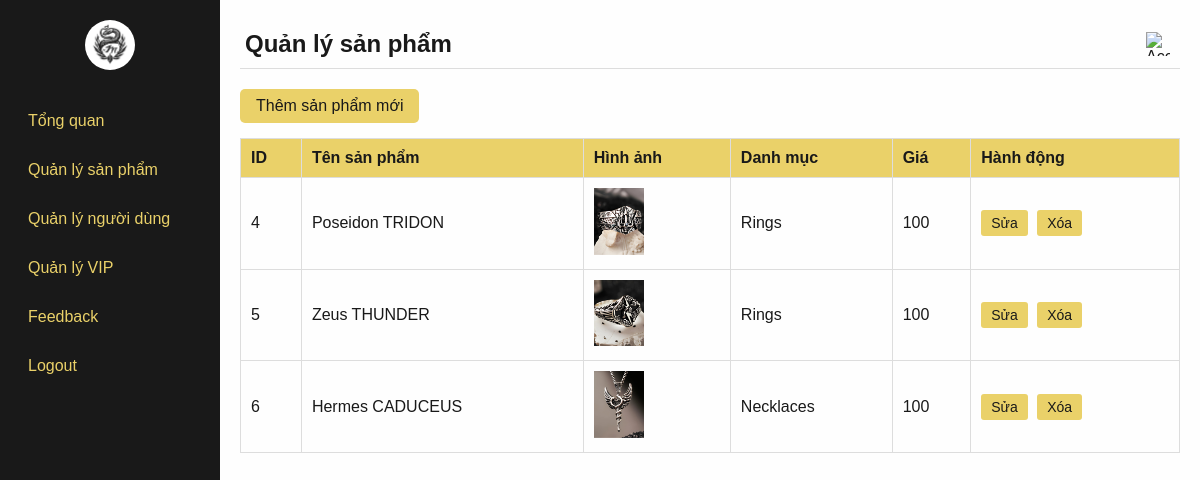
Screenshot of /admin/index.php?act=sanphamlist (signed in) with the database file from the repository.
### tables this page shows
CREATE TABLE `products` (
  `id` int(11) NOT NULL,
  `name` varchar(255) NOT NULL,
  `description` text DEFAULT NULL,
  `price` decimal(10,0) NOT NULL,
  `image` varchar(255) DEFAULT NULL,
  `category_id` int(11) DEFAULT NULL,
  `material` varchar(255) DEFAULT NULL,
  `style` varchar(20) NOT NULL,
  `created_at` timestamp NOT NULL DEFAULT current_timestamp(),
  `updated_at` timestamp NOT NULL DEFAULT current_timestamp() ON UPDATE current_timestamp()
);

CREATE TABLE `categories` (
  `id` int(11) NOT NULL,
  `name` varchar(255) NOT NULL,
  `image` varchar(255) DEFAULT NULL
);

### dao/pdo.php (called while the page is built, shortened)
<?php
function pdo_get_connection() {
    $dburl = "mysql:host=localhost;dbname=myjewelryshop1;charset=utf8";
    $username = "root";
    $password = "";
    try {
        $pdo = new PDO($dburl, $username, $password);
        $pdo->setAttribute(PDO::ATTR_ERRMODE, PDO::ERRMODE_EXCEPTION);
        return $pdo;
    } catch (PDOException $e) {
        die("Connection failed: " . $e->getMessage());
    }
}
function pdo_query($sql){
    $sql_args = array_slice(func_get_args(), 1);
    try{
        $conn = pdo_get_connection();
        $stmt = $conn->prepare($sql);
        $stmt->execute($sql_args);
        $rows = $stmt->fetchAll();
        return $rows;
    }
    catch(PDOException $e){
        throw $e;
    }
    finally{
        unset($conn);
    }
}

### dao/products.php (called while the page is built, shortened)
<?php
require_once 'pdo.php';
function get_spadmin() {
    $sql = "SELECT products.*, categories.name as category_name
            FROM products
            JOIN categories ON products.category_id = categories.id
            ORDER BY products.id ASC";
    return pdo_query($sql);
}

### admin/view/sanphamlist.php (the view, shortened to what this page needs)
<?php
$html_sanphamlist ='';
    foreach($sanphamlist as $sp) {
        extract($sp);
        $html_sanphamlist .= '<tr>
                                <td>'.$id.'</td>
                                <td>'.$name.'</td>
                                <td><img src="'.IMG_PATH_ADMIN.$image.'" alt="" width="50px"></td>
                                <td>'.$category_name.'</td>
                                <td>'.$price.'</td>
                                <td>
                                  <a href="index.php?act=updateproduct&id='.$id.'" class="edit-btn">Sửa</a>
                                  <a href="index.php?act=delproduct&id='.$id.'" class="delete-btn">Xóa</a>
                                </td>
                              </tr>';
    }
?>
<div class="main-content">
    <header class="main-header">
      <h1 id="section-title">Quản lý sản phẩm</h1>
      <img
        class="account-icon"
        src="https://cdn-icons-png.flaticon.com/512/747/747376.png"
        alt="Account Icon"
      />
    </header>
<div>
    <div class="product-management">
        <a href="index.php?act=sanphamadd" class="button-add">Thêm sản phẩm mới</a>
      <table class="product-table">
        <thead>
          <tr>
            <th>ID</th>
            <th>Tên sản phẩm</th>
            <th>Hình ảnh</th>
            <th>Danh mục</th>
            <th>Giá</th>
            <th>Hành động</th>
          </tr>
        </thead>
        <tbody>
          <?=$html_sanphamlist;?>
        </tbody>
      </table>
    </div>
  </div>
</div>

### admin/index.php (shortened to what this page needs)
<?php
include "../dao/pdo.php";
include "../dao/products.php";
if (isset($_SESSION["role"]) && $_SESSION["role"] == 'admin') {
    include "view/header.php";
    $act = $_GET['act'] ?? '';
    switch ($act) {
        case 'sanphamlist':
            $sanphamlist = get_spadmin();
            include "view/sanphamlist.php";
            break;
    }
} else {
    header('Location: login.php');
    exit();
}

### admin/view/header.php (shortened to what this page needs)
<!DOCTYPE html>
<html lang="vi">
<head>
  <link rel="stylesheet" href="layout/css/admin.css">
</head>
<body>
  <div class="sidebar">
    <div class="brand">
      <img src="layout/img/whitelogo.png" alt="Logo" style="width: 50px; height: auto; border-radius: 50%;">
    </div>
    <ul class="menu">
      <li onclick="window.location.href='index.php'">Tổng quan</li>
      <li onclick="window.location.href='index.php?act=sanphamlist'">Quản lý sản phẩm</li>
      <li onclick="window.location.href='index.php?act=manage_user'">Quản lý người dùng</li>
      <li onclick="showSection('manage-vip', this)">Quản lý VIP</li>
      <li onclick="showSection('manage-feedback', this)">Feedback</li>
      <li onclick="window.location.href='index.php?act=logout'">Logout</li>    </ul>
  </div>

### admin/layout/css/admin.css (style rules this page uses)
* { margin: 0; padding: 0; box-sizing: border-box; }
body { font-family: Arial, sans-serif; background-color: #FEFEFE; color: #191919; display: flex; min-height: 100vh; }
.sidebar { width: 220px; background-color: #191919; color: #EAD169; padding: 20px; }
.brand { text-align: center; margin-bottom: 30px; }
.menu { list-style: none; }
.menu li { margin: 15px 0; padding: 8px; border-radius: 5px; cursor: pointer; }
.main-content { flex: 1; padding: 20px; }
.main-header { background-color: #FEFEFE; padding: 10px 0; border-bottom: 1px solid #ddd; display: flex; justify-content: space-between; align-items: center; }
.main-header h1 { font-size: 1.5rem; margin-left: 5px; }
.account-icon { width: 24px; height: 24px; margin-right: 10px; cursor: pointer; }
.product-management { margin-top: 20px; }
.product-management .button-add { background-color: #EAD169; color: #191919; border: none; padding: 8px 16px; border-radius: 5px; cursor: pointer; margin-bottom: 15px; text-decoration: none; display: inline-block; }
.product-table { width: 100%; border-collapse: collapse; }
.product-table th, .product-table td { padding: 10px; border: 1px solid #ddd; text-align: left; }
.product-table th { background-color: #EAD169; color: #191919; }
.edit-btn, .delete-btn { background-color: #EAD169; color: #191919; border: none; padding: 5px 10px; border-radius: 3px; cursor: pointer; margin-right: 5px; text-decoration: none; display: inline-block; font-size: 14px; }

### rows the page displays
products: id "4", name "Poseidon TRIDON", image (picture), category.name "Rings", price "100"
products: id "5", name "Zeus THUNDER", image (picture), category.name "Rings", price "100"
products: id "6", name "Hermes CADUCEUS", image (picture), category.name "Necklaces", price "100"
